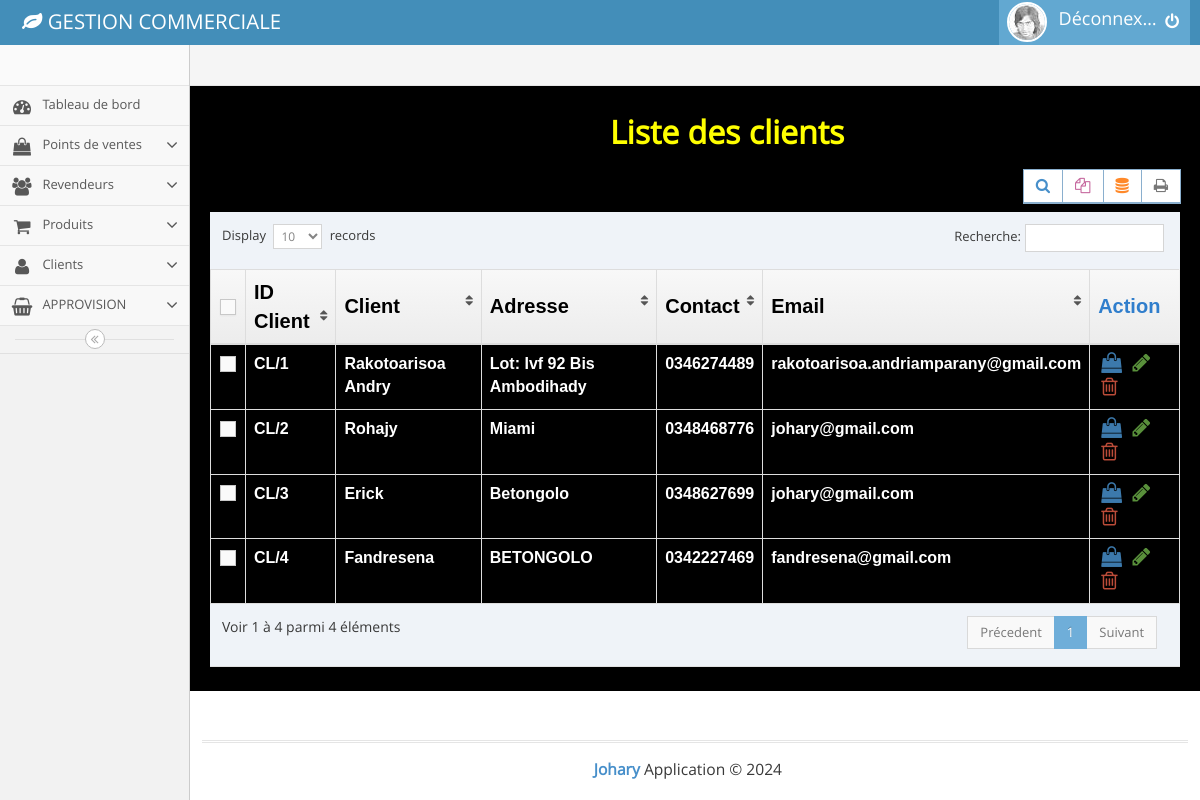
The page /main.php?page=client_list on the database its author committed.
### tables this page shows
CREATE TABLE `clients` (
  `id_client` int NOT NULL AUTO_INCREMENT,
  `nom_client` varchar(255) DEFAULT NULL,
  `contact_client` varchar(20) DEFAULT NULL,
  `email_client` varchar(255) DEFAULT NULL,
  `adresse_client` varchar(255) DEFAULT NULL,
  PRIMARY KEY (`id_client`)
);

### client_list.php (the view, shortened to what this page needs)
<h1>Liste des clients</h1>
<?php
$clients = $bdd->query('select * from clients');
 ?>
	<div class="row">
									<div class="col-xs-12">
										<div class="clearfix">
											<div class="pull-right tableTools-container"></div>
										</div>
										<div>
											<table id="dynamic-table" class="table  table-bordered">
												<thead>
													<tr>
														<th class="center">
															<label class="pos-rel">
																<span class="lbl"></span>
															</label>
														</th>
														<th>ID Client</th>
														<th>Client</th>
														<th>Adresse</th>
														<th>Contact</th>
														<th>Email</th>
														<th>Action</th>
													</tr>
												</thead>
												<tbody>
													<?php while ($client = $clients->fetch()) {
														echo '
														<tr>
														<td class="center">
															<label class="pos-rel">
																<span class="lbl"></span>
															</label>
														</td>
														<td>CL/'.$client['id_client'].'</td>
														<td>
															'.$client['nom_client'].'
														</td>
														<td>'.$client['adresse_client'].'</td>
														<td>'.$client['contact_client'].'</td>
														<td>
															'.$client['email_client'].'
														</td>
																												<td>
															<div class="hidden-sm hidden-xs action-buttons">
																<a class="blue" href="#">
																	<i class="ace-icon fa fa-shopping-bag bigger-130"></i>
																</a>
																<a class="green" href="#">
																	<i class="ace-icon fa fa-pencil bigger-130"></i>
																</a>
																<a class="red" href="#">
																	<i class="ace-icon fa fa-trash-o bigger-130"></i>
																</a>
															</div>
														</td>
													</tr>
														';
													} ?>
												</tbody>
											</table>
										</div>
									</div>
								</div>

### client_list.php (style rules this page uses)
h1 { margin-left:400px; font-weight: bold; margin-bottom: 20px; color: yellow; }
tr { color:white; font-weight: bold; font-size: 16px; font-family: sans-serif; }
th { color: black; font-weight: bold; font-size:20px; }

### rows shown on the page
clients: id_client "1", nom_client "Rakotoarisoa Andry", adresse_client "Lot: Ivf 92 Bis Ambodihady", contact_client "0346274489", email_client "rakotoarisoa.andriamparany@gmail.com"
clients: id_client "2", nom_client "Rohajy", adresse_client "Miami", contact_client "0348468776", email_client "johary@gmail.com"
clients: id_client "3", nom_client "Erick", adresse_client "Betongolo", contact_client "0348627699", email_client "johary@gmail.com"
clients: id_client "4", nom_client "Fandresena", adresse_client "BETONGOLO", contact_client "0342227469", email_client "fandresena@gmail.com"
